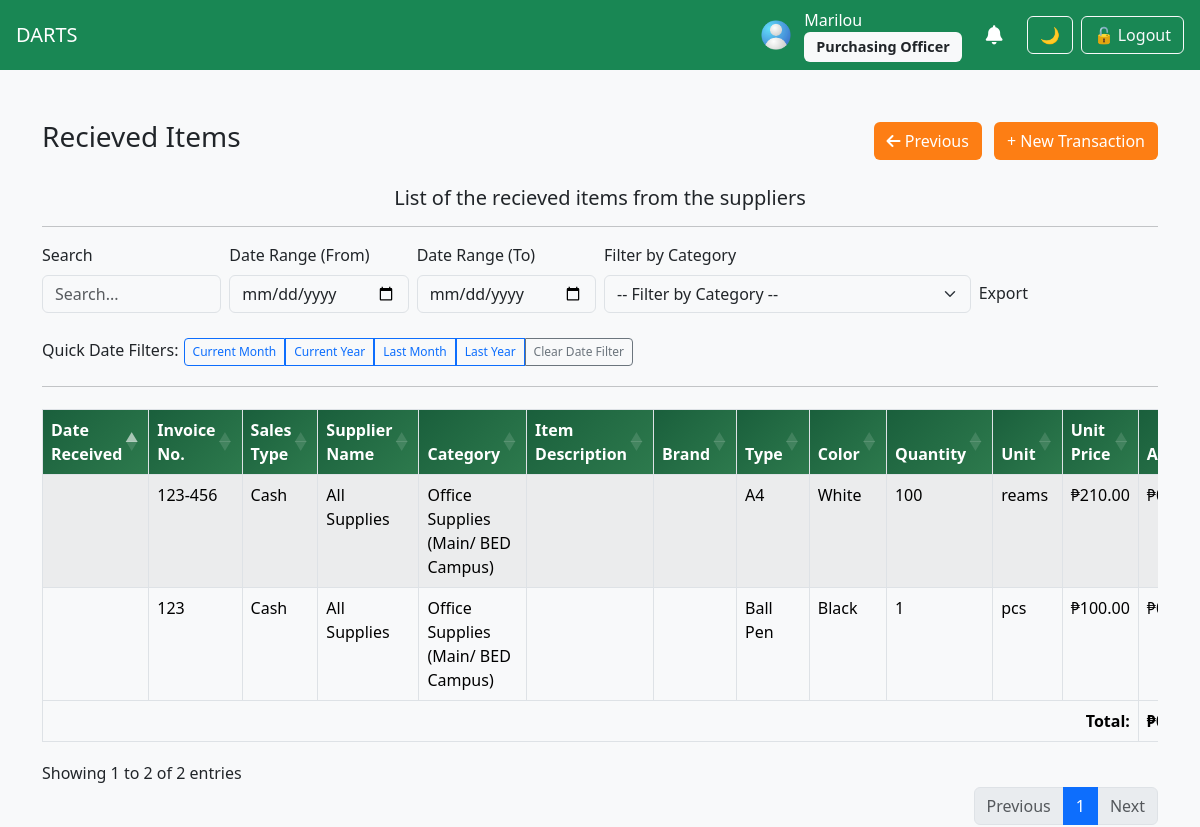
The app's page /pages/transaction_list.php (signed in) with its own data.
### tables this page shows
CREATE TABLE `supplier_transaction` (
  `procurement_id` int(11) NOT NULL,
  `item_name` varchar(255) NOT NULL,
  `supplier_id` int(11) NOT NULL,
  `invoice_no` varchar(255) DEFAULT NULL,
  `sales_type` varchar(255) DEFAULT NULL,
  `category` varchar(255) NOT NULL,
  `quantity` int(11) NOT NULL,
  `brand_model` varchar(255) NOT NULL,
  `color` varchar(255) DEFAULT NULL,
  `type` varchar(255) DEFAULT NULL,
  `unit` varchar(50) NOT NULL,
  `unit_price` decimal(10,2) NOT NULL,
  `total_amount` decimal(10,2) NOT NULL,
  `receiver` varchar(255) DEFAULT NULL,
  `invoice_path` varchar(500) DEFAULT NULL,
  `delivery_receipt_path` varchar(500) DEFAULT NULL,
  `notes` text DEFAULT NULL,
  `received_notes` varchar(255) DEFAULT NULL,
  `status` varchar(255) DEFAULT NULL,
  `created_by` int(11) DEFAULT NULL,
  `date_created` datetime DEFAULT current_timestamp(),
  `received_by` int(11) DEFAULT NULL,
  `date_received` datetime DEFAULT NULL,
  `last_updated_by` int(11) DEFAULT NULL,
  `date_updated` datetime DEFAULT NULL ON UPDATE current_timestamp()
);

CREATE TABLE `supplier` (
  `supplier_id` int(11) NOT NULL,
  `supplier_name` varchar(255) DEFAULT NULL,
  `contact_person` varchar(255) DEFAULT NULL,
  `contact_number` varchar(50) DEFAULT NULL,
  `email_address` varchar(255) DEFAULT NULL,
  `fax_number` varchar(50) DEFAULT NULL,
  `website` varchar(255) DEFAULT NULL,
  `address` text DEFAULT NULL,
  `city` varchar(100) DEFAULT NULL,
  `province` varchar(100) DEFAULT NULL,
  `zip_code` varchar(20) DEFAULT NULL,
  `country` varchar(100) DEFAULT NULL,
  `business_type` varchar(100) DEFAULT NULL,
  `category` varchar(255) DEFAULT NULL,
  `payment_terms` varchar(100) DEFAULT NULL,
  `tax_identification_number` varchar(100) DEFAULT NULL,
  `date_registered` varchar(255) DEFAULT NULL,
  `status` varchar(50) DEFAULT NULL,
  `created_by` int(11) DEFAULT NULL,
  `date_created` varchar(255) DEFAULT NULL,
  `last_updated_by` int(11) DEFAULT NULL,
  `date_updated` datetime DEFAULT NULL,
  `notes` varchar(255) DEFAULT NULL
);

### pages/transaction_list.php (the view, shortened to what this page needs)
<?php
include '../includes/db.php';
include '../includes/header.php';
$sql = "SELECT st.*, s.supplier_name
        FROM supplier_transaction st
        JOIN supplier s ON s.supplier_id = st.supplier_id
        ORDER BY st.date_received DESC";
$result = $conn->query($sql);
?>
<?php include('../includes/navbar.php'); ?>
<div class="container" style="margin-top: 120px;">
  <div class="d-flex justify-content-between align-items-center mb-4">
    <h3 class="text-center">Recieved Items</h3>
    <div>
      <button class="btn me-2" style="background-color: #fd7e14; color: white;" onclick="window.history.back()"><i class="fas fa-arrow-left"></i> Previous</button>
      <button class="btn" data-bs-toggle="modal" data-bs-target="#addTransactionModal" style="background-color: #fd7e14; color: white;">+ New Transaction</button>
    </div>
  </div>
  <h5 class="text-center">List of the recieved items from the suppliers</h5>
  <hr>
  <div class="row align-items-end mb-4 g-2">
    <div class="col-md-2">
      <label for="dtSearch" class="form-label">Search</label>
      <input type="search" id="dtSearch" class="form-control" placeholder="Search...">
    </div>
    <div class="col-md-2">
      <label for="filterDateStart" class="form-label">Date Range (From)</label>
      <input type="date" id="filterDateStart" class="form-control">
    </div>
    <div class="col-md-2">
      <label for="filterDateEnd" class="form-label">Date Range (To)</label>
      <input type="date" id="filterDateEnd" class="form-control">
    </div>
    <div class="col-md-4">
      <label for="filterCategory" class="form-label">Filter by Category</label>
      <select id="filterCategory" class="form-select">
        <option value="">-- Filter by Category --</option>
      </select>
    </div>
    <div class="col-md-2">
      <label class="form-label d-block">Export</label>
    </div>
  </div>
  <div class="row mb-3">
    <div class="col-12">
      <label class="form-label">Quick Date Filters:</label>
      <div class="btn-group" role="group">
        <button type="button" class="btn btn-outline-primary btn-sm" id="currentMonth">Current Month</button>
        <button type="button" class="btn btn-outline-primary btn-sm" id="currentYear">Current Year</button>
        <button type="button" class="btn btn-outline-primary btn-sm" id="lastMonth">Last Month</button>
        <button type="button" class="btn btn-outline-primary btn-sm" id="lastYear">Last Year</button>
        <button type="button" class="btn btn-outline-secondary btn-sm" id="clearDateFilter">Clear Date Filter</button>
      </div>
    </div>
  </div>
  <hr>
  <div class="table-responsive">
    <table id="transactionsTable" class="table table-bordered table-striped">
      <thead>
        <tr>
          <th style="background: linear-gradient(135deg, #1a5f3c, #2d7a4d); color: white;">Date Received</th>
          <th style="background: linear-gradient(135deg, #1a5f3c, #2d7a4d); color: white;">Invoice No.</th>
          <th style="background: linear-gradient(135deg, #1a5f3c, #2d7a4d); color: white;">Sales Type</th>
          <th style="background: linear-gradient(135deg, #1a5f3c, #2d7a4d); color: white;">Supplier Name</th>
          <th style="background: linear-gradient(135deg, #1a5f3c, #2d7a4d); color: white;">Category</th>
          <th style="background: linear-gradient(135deg, #1a5f3c, #2d7a4d); color: white;">Item Description</th>
          <th style="background: linear-gradient(135deg, #1a5f3c, #2d7a4d); color: white;">Brand</th>
          <th style="background: linear-gradient(135deg, #1a5f3c, #2d7a4d); color: white;">Type</th>
          <th style="background: linear-gradient(135deg, #1a5f3c, #2d7a4d); color: white;">Color</th>
          <th style="background: linear-gradient(135deg, #1a5f3c, #2d7a4d); color: white;">Quantity</th>
          <th style="background: linear-gradient(135deg, #1a5f3c, #2d7a4d); color: white;">Unit</th>
          <th style="background: linear-gradient(135deg, #1a5f3c, #2d7a4d); color: white;">Unit Price</th>
          <th style="background: linear-gradient(135deg, #1a5f3c, #2d7a4d); color: white;">Amount</th>
        </tr>
      </thead>
      <tbody>
        <?php
        $total_sum = 0;
        while ($row = $result->fetch_assoc()):
          $total_sum += $row['amount'];
        ?>
          <tr>
            <td><?= $row['date_received'] ?></td>
            <td><?= htmlspecialchars($row['invoice_no']) ?></td>
            <td><?= $row['sales_type'] ?></td>
            <td><?= htmlspecialchars($row['supplier_name']) ?></td>
            <td><?= htmlspecialchars($row['category']) ?></td>
            <td><?= htmlspecialchars($row['item_description']) ?></td>
            <td><?= htmlspecialchars($row['brand']) ?></td>
            <td><?= htmlspecialchars($row['type']) ?></td>
            <td><?= htmlspecialchars($row['color']) ?></td>
            <td><?= $row['quantity'] ?></td>
            <td><?= $row['unit'] ?></td>
            <td>₱<?= number_format($row['unit_price'], 2) ?></td>
            <td>₱<?= number_format($row['amount'], 2) ?></td>
          </tr>
        <?php endwhile; ?>
      </tbody>
      <tfoot>
        <tr>
          <td colspan="12" class="text-end fw-bold">Total:</td>
          <td class="fw-bold" id="grandTotalCell">₱<?= number_format($total_sum, 2) ?></td>
        </tr>
      </tfoot>
    </table>
  </div>
</div>
<?php include '../includes/footer.php'; ?>

### assets/css/dark-mode.css (style rules this page uses)
body { transition: background-color 0.3s ease, color 0.3s ease; }

### includes/header.php (style rules this page uses)
:root { --bs-body-bg: #f8f9fa; --bs-body-color: #212529; }
body { background-color: var(--bs-body-bg); color: var(--bs-body-color); transition: background-color 0.3s ease, color 0.3s ease; }

### pages/transaction_list.php (style rules this page uses)
.btn-group .btn { font-size: 0.75rem; padding: 0.25rem 0.5rem; margin: 1px; white-space: nowrap; }

### records on screen
supplier_transaction: invoice_no "123-456", sales_type "Cash", supplier.supplier_name "All Supplies", category "Office Supplies (Main/ BED Campus)", type "A4", color "White", quantity "100", unit "reams", unit_price "210.00"
supplier_transaction: invoice_no "123", sales_type "Cash", supplier.supplier_name "All Supplies", category "Office Supplies (Main/ BED Campus)", type "Ball Pen", color "Black", quantity "1", unit "pcs", unit_price "100.00"

### other values on screen
$_SESSION['user']['first_name'] "Marilou"
$_SESSION['user']['user_type'] "Purchasing Officer"
